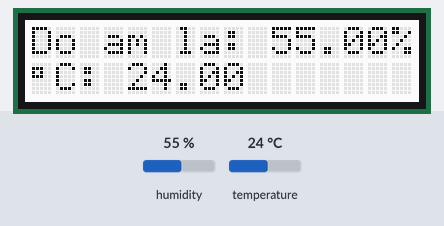
The sketch below on a simulated Arduino Uno, built with avr-gcc and run on an emulated ATmega328P. Shown: 16×2 character LCD. Inputs (shaded band) come from the test bench; at power-on: humidity 55 %, temperature 24 °C.

Above: at 1.2 s.
1.3 s: humidity set to 22 %
At 3.4 s:
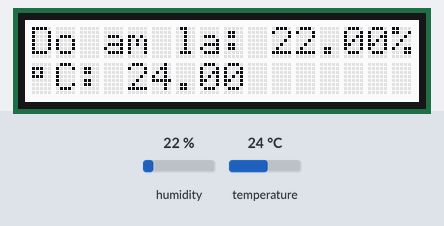
4.2 s: temperature set to 12 °C
At 4.8 s:
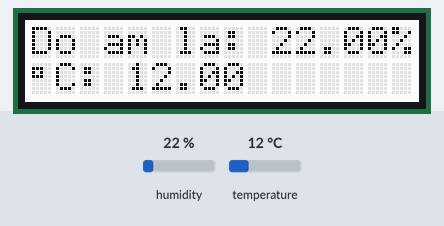
7.1 s: humidity set to 40 %
At 9.8 s:
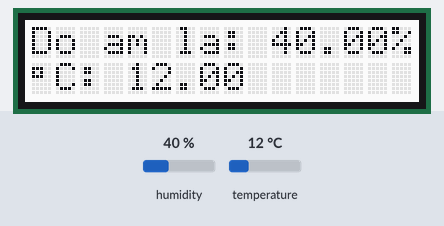
10.1 s: temperature set to 19 °C
At 11.1 s:
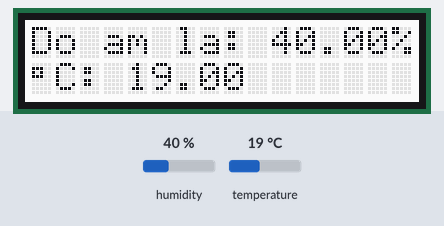
Timing chart, 0 to 13.1 s (numbered marks = the images above; inputs shaded):
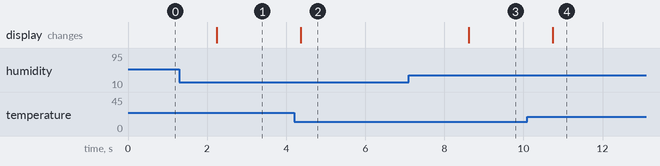

Measured:
- after the input at 1.3 s, the display: changes after 0.94 s (image 1)
- after the input at 4.2 s, the display: changes after 0.17 s (image 2)
- after the input at 7.1 s, the display: changes after 1.5 s (image 3)
- after the input at 10.1 s, the display: changes after 0.64 s (image 4)

The sketch:

LCD_and_DHT11.ino
```cpp
#include <Wire.h>
#include "rgb_lcd.h"
#include "DHT.h"
#define DHTTYPE DHT11
#define DHTPIN 2
DHT dht(DHTPIN,DHTTYPE);
rgb_lcd lcd;

byte char1[] = {
  0b00000,
  0b11100,
  0b10100,
  0b11100,
  0b00000,
  0b00000,
  0b00000,
  0b00000
};

void setup() {
  // put your setup code here, to run once:
  lcd.begin(16,2);
  Serial.begin(9600); //Khoi tao ket noi voi cong noi tiep cua PC
  dht.begin(); //khoi tao ket noi voi cam bien DHT11
  lcd.createChar(0,char1);
}

void loop() {
  float t = dht.readTemperature();
  float h = dht.readHumidity();
  lcd.setCursor(0,0);
  lcd.print("Do am la: ");
  lcd.print(h);
  lcd.print("%");
  lcd.setCursor(0,1);
  lcd.write((char)0);
  lcd.print("C: ");
  lcd.print(t);
  delay(500);
}
```
